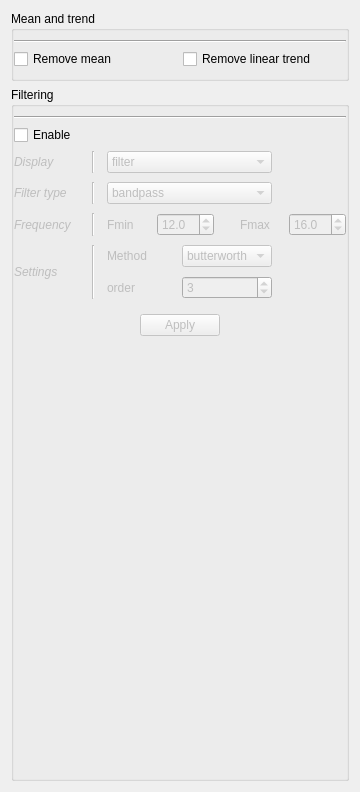
             <widget class="QWidget" name="page_2">
              <property name="geometry">
               <rect>
                <x>0</x>
                <y>0</y>
                <width>360</width>
                <height>792</height>
               </rect>
              </property>
              <attribute name="label">
               <string>Signal processing</string>
              </attribute>
              <layout class="QVBoxLayout" name="verticalLayout_17">
               <item>
                <widget class="QGroupBox" name="groupBox_5">
                 <property name="title">
                  <string>Mean and trend</string>
                 </property>
                 <layout class="QVBoxLayout" name="verticalLayout_7">
                  <property name="leftMargin">
                   <number>0</number>
                  </property>
                  <property name="rightMargin">
                   <number>0</number>
                  </property>
                  <item>
                   <widget class="Line" name="line_12">
                    <property name="orientation">
                     <enum>Qt::Horizontal</enum>
                    </property>
                   </widget>
                  </item>
                  <item>
                   <layout class="QGridLayout" name="gridLayout_2">
                    <item row="0" column="0">
                     <widget class="QCheckBox" name="_SigMean">
                      <property name="text">
                       <string>Remove mean</string>
                      </property>
                     </widget>
                    </item>
                    <item row="0" column="1">
                     <widget class="QCheckBox" name="_SigTrend">
                      <property name="text">
                       <string>Remove linear trend</string>
                      </property>
                     </widget>
                    </item>
                   </layout>
                  </item>
                 </layout>
                </widget>
               </item>
               <item>
                <widget class="QGroupBox" name="groupBox_6">
                 <property name="title">
                  <string>Filtering</string>
                 </property>
                 <layout class="QVBoxLayout" name="verticalLayout_8">
                  <property name="leftMargin">
                   <number>0</number>
                  </property>
                  <property name="rightMargin">
                   <number>0</number>
                  </property>
                  <item>
                   <widget class="Line" name="line_11">
                    <property name="orientation">
                     <enum>Qt::Horizontal</enum>
                    </property>
                   </widget>
                  </item>
                  <item>
                   <widget class="QCheckBox" name="_SigFilt">
                    <property name="toolTip">
                     <string>&lt;html&gt;&lt;head/&gt;&lt;body&gt;&lt;p&gt;Filter your data and spectrogram :&lt;/p&gt;&lt;p&gt;- Select the filter type (bandpass / bandstop / highpass / lowpass)&lt;/p&gt;&lt;p&gt;- Select the frequencies for filtering&lt;/p&gt;&lt;p&gt;- Select the filter method (butterworth or bessel) and its order&lt;/p&gt;&lt;/body&gt;&lt;/html&gt;</string>
                    </property>
                    <property name="text">
                     <string>Enable</string>
                    </property>
                   </widget>
                  </item>
                  <item>
                   <widget class="QWidget" name="_SigFiltW" native="true">
                    <property name="enabled">
                     <bool>false</bool>
                    </property>
                    <layout class="QVBoxLayout" name="verticalLayout_9">
                     <property name="spacing">
                      <number>0</number>
                     </property>
                     <property name="margin">
                      <number>0</number>
                     </property>
                     <item>
                      <layout class="QGridLayout" name="gridLayout_3">
                       <property name="spacing">
                        <number>9</number>
                       </property>
                       <item row="5" column="0" colspan="5">
                        <widget class="QWidget" name="widget_5" native="true">
                         <property name="minimumSize">
                          <size>
                           <width>0</width>
                           <height>0</height>
                          </size>
                         </property>
                         <layout class="QHBoxLayout" name="horizontalLayout_12">
                          <property name="topMargin">
                           <number>6</number>
                          </property>
                          <item>
                           <spacer name="horizontalSpacer_22">
                            <property name="orientation">
                             <enum>Qt::Horizontal</enum>
                            </property>
                            <property name="sizeHint" stdset="0">
                             <size>
                              <width>40</width>
                              <height>20</height>
                             </size>
                            </property>
                           </spacer>
                          </item>
                          <item>
                           <widget class="QPushButton" name="_SigFiltApply">
                            <property name="text">
                             <string>Apply</string>
                            </property>
                           </widget>
                          </item>
                          <item>
                           <spacer name="horizontalSpacer_23">
                            <property name="orientation">
                             <enum>Qt::Horizontal</enum>
                            </property>
                            <property name="sizeHint" stdset="0">
                             <size>
                              <width>40</width>
                              <height>20</height>
                             </size>
                            </property>
                           </spacer>
                          </item>
                         </layout>
                        </widget>
                       </item>
                       <item row="1" column="0">
                        <widget class="QLabel" name="label_18">
                         <property name="font">
                          <font>
                           <italic>true</italic>
                          </font>
                         </property>
                         <property name="text">
                          <string>Filter type</string>
                         </property>
                        </widget>
                       </item>
                       <item row="3" column="0" rowspan="2">
                        <widget class="QLabel" name="label_58">
                         <property name="font">
                          <font>
                           <italic>true</italic>
                          </font>
                         </property>
                         <property name="text">
                          <string>Settings</string>
                         </property>
                        </widget>
                       </item>
                       <item row="2" column="0">
                        <widget class="QLabel" name="label_7">
                         <property name="font">
                          <font>
                           <italic>true</italic>
                          </font>
                         </property>
                         <property name="text">
                          <string>Frequency</string>
                         </property>
                        </widget>
                       </item>
                       <item row="2" column="2" colspan="3">
                        <widget class="QWidget" name="widget_4" native="true">
                         <layout class="QHBoxLayout" name="horizontalLayout_7">
                          <property name="margin">
                           <number>0</number>
                          </property>
                          <item>
                           <widget class="QLabel" name="label_9">
                            <property name="text">
                             <string>Fmin</string>
                            </property>
                           </widget>
                          </item>
                          <item>
                           <widget class="QDoubleSpinBox" name="_SigFiltFrom">
                            <property name="decimals">
                             <number>1</number>
                            </property>
                            <property name="minimum">
                             <double>0.100000000000000</double>
                            </property>
                            <property name="maximum">
                             <double>200.000000000000000</double>
                            </property>
                            <property name="value">
                             <double>12.000000000000000</double>
                            </property>
                           </widget>
                          </item>
                          <item>
                           <spacer name="horizontalSpacer_15">
                            <property name="orientation">
                             <enum>Qt::Horizontal</enum>
                            </property>
                            <property name="sizeType">
                             <enum>QSizePolicy::Fixed</enum>
                            </property>
                            <property name="sizeHint" stdset="0">
                             <size>
                              <width>20</width>
                              <height>20</height>
                             </size>
                            </property>
                           </spacer>
                          </item>
                          <item>
                           <widget class="QLabel" name="label_8">
                            <property name="text">
                             <string>Fmax</string>
                            </property>
                           </widget>
                          </item>
                          <item>
                           <widget class="QDoubleSpinBox" name="_SigFiltTo">
                            <property name="decimals">
                             <number>1</number>
                            </property>
                            <property name="minimum">
                             <double>0.100000000000000</double>
                            </property>
                            <property name="maximum">
                             <double>200.000000000000000</double>
                            </property>
                            <property name="value">
                             <double>16.000000000000000</double>
                            </property>
                           </widget>
                          </item>
                         </layout>
                        </widget>
                       </item>
                       <item row="3" column="2">
                        <widget class="QLabel" name="label_10">
                         <property name="text">
                          <string>Method</string>
                         </property>
                        </widget>
                       </item>
                       <item row="1" column="2" colspan="2">
                        <widget class="QComboBox" name="_SigFiltBand">
                         <property name="toolTip">
                          <string>&lt;html&gt;&lt;head/&gt;&lt;body&gt;&lt;p&gt;- bandpass: keep only frequencies between [fmin, fmax]&lt;/p&gt;&lt;p&gt;- bandstop: remove frequencies between [fmin, fmax]&lt;/p&gt;&lt;p&gt;- lowpass: keep only frequencies under fmax&lt;/p&gt;&lt;p&gt;- highpass: keep only frequencies over fmin&lt;/p&gt;&lt;/body&gt;&lt;/html&gt;</string>
                         </property>
                         <item>
                          <property name="text">
                           <string>bandpass</string>
                          </property>
                         </item>
                         <item>
                          <property name="text">
                           <string>bandstop</string>
                          </property>
                         </item>
                         <item>
                          <property name="text">
                           <string>lowpass</string>
                          </property>
                         </item>
                         <item>
                          <property name="text">
                           <string>highpass</string>
                          </property>
                         </item>
                        </widget>
                       </item>
                       <item row="4" column="3">
                        <widget class="QSpinBox" name="_SigFiltOrder">
                         <property name="toolTip">
                          <string>&lt;html&gt;&lt;head/&gt;&lt;body&gt;&lt;p&gt;Choose filter order and control narrow band. It is not recommended to use filter order over 3 (can provoc distorsion).&lt;/p&gt;&lt;/body&gt;&lt;/html&gt;</string>
                         </property>
                         <property name="minimum">
                          <number>1</number>
                         </property>
                         <property name="maximum">
                          <number>20</number>
                         </property>
                         <property name="value">
                          <number>3</number>
                         </property>
                        </widget>
                       </item>
                       <item row="2" column="1">
                        <widget class="Line" name="line_24">
                         <property name="minimumSize">
                          <size>
                           <width>10</width>
                           <height>0</height>
                          </size>
                         </property>
                         <property name="orientation">
                          <enum>Qt::Vertical</enum>
                         </property>
                        </widget>
                       </item>
                       <item row="1" column="1">
                        <widget class="Line" name="line_23">
                         <property name="minimumSize">
                          <size>
                           <width>10</width>
                           <height>0</height>
                          </size>
                         </property>
                         <property name="orientation">
                          <enum>Qt::Vertical</enum>
                         </property>
                        </widget>
                       </item>
                       <item row="3" column="3">
                        <widget class="QComboBox" name="_SigFiltMeth">
                         <item>
                          <property name="text">
                           <string>butterworth</string>
                          </property>
                         </item>
                         <item>
                          <property name="text">
                           <string>bessel</string>
                          </property>
                         </item>
                        </widget>
                       </item>
                       <item row="4" column="2">
                        <widget class="QLabel" name="label_11">
                         <property name="text">
                          <string>order</string>
                         </property>
                        </widget>
                       </item>
                       <item row="3" column="1" rowspan="2">
                        <widget class="Line" name="line_25">
                         <property name="minimumSize">
                          <size>
                           <width>10</width>
                           <height>0</height>
                          </size>
                         </property>
                         <property name="orientation">
                          <enum>Qt::Vertical</enum>
                         </property>
                        </widget>
                       </item>
                       <item row="0" column="0">
                        <widget class="QLabel" name="label_68">
                         <property name="font">
                          <font>
                           <italic>true</italic>
                          </font>
                         </property>
                         <property name="text">
                          <string>Display</string>
                         </property>
                        </widget>
                       </item>
                       <item row="0" column="1">
                        <widget class="Line" name="line_26">
                         <property name="minimumSize">
                          <size>
                           <width>10</width>
                           <height>0</height>
                          </size>
                         </property>
                         <property name="orientation">
                          <enum>Qt::Vertical</enum>
                         </property>
                        </widget>
                       </item>
                       <item row="0" column="2" colspan="2">
                        <widget class="QComboBox" name="_SigFiltDisp">
                         <property name="toolTip">
                          <string>&lt;html&gt;&lt;head/&gt;&lt;body&gt;&lt;p&gt;Display the signal, in a specific frequency band as :&lt;/p&gt;&lt;p&gt;- &amp;quot;filter&amp;quot; : simply, the filtered signal&lt;/p&gt;&lt;p&gt;- &amp;quot;amplitude&amp;quot; : the amplitude of the signal&lt;/p&gt;&lt;p&gt;- &amp;quot;power&amp;quot; : the power of the signal&lt;/p&gt;&lt;p&gt;- &amp;quot;phase&amp;quot; : the phase of the signal&lt;/p&gt;&lt;/body&gt;&lt;/html&gt;</string>
                         </property>
                         <item>
                          <property name="text">
                           <string>filter</string>
                          </property>
                         </item>
                         <item>
                          <property name="text">
                           <string>amplitude</string>
                          </property>
                         </item>
                         <item>
                          <property name="text">
                           <string>power</string>
                          </property>
                         </item>
                         <item>
                          <property name="text">
                           <string>phase</string>
                          </property>
                         </item>
                        </widget>
                       </item>
                      </layout>
                     </item>
                    </layout>
                   </widget>
                  </item>
                  <item>
                   <spacer name="verticalSpacer">
                    <property name="orientation">
                     <enum>Qt::Vertical</enum>
                    </property>
                    <property name="sizeHint" stdset="0">
                     <size>
                      <width>20</width>
                      <height>40</height>
                     </size>
                    </property>
                   </spacer>
                  </item>
                 </layout>
                </widget>
               </item>
              </layout>
             </widget>
